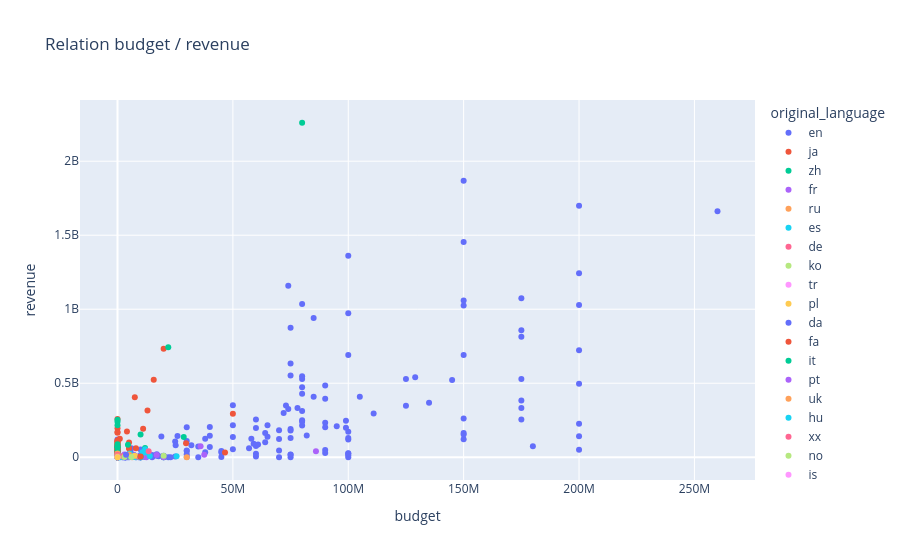

The cell this chart's notebook holds for it:
### Code cell
px.scatter(
    df,
    x='budget',
    y='revenue',
    color='original_language',
    hover_name='title',
    title='Relation budget / revenue'
)

### Figure 1 — Plotly figure (JSON) as saved in the notebook; plotly's stock layout.template omitted (floating-point values rounded to 4 significant figures; data arrays with more than 128 entries replaced by an {"elided": "..."} marker saying what was removed)
{"data": [{"hovertemplate": "<b>%{hovertext}</b><br><br>original_language=en<br>budget=%{x}<br>revenue=%{y}<extra></extra>", "hovertext": {"elided": "539 str values"}, "legendgroup": "en", "marker": {"color": "#636efa", "symbol": "circle"}, "mode": "markers", "name": "en", "orientation": "v", "showlegend": true, "type": "scatter", "x": {"elided": "539 int values"}, "xaxis": "x", "y": {"elided": "539 int values"}, "yaxis": "y"}, {"hovertemplate": "<b>%{hovertext}</b><br><br>original_language=ja<br>budget=%{x}<br>revenue=%{y}<extra></extra>", "hovertext": {"elided": "246 str values"}, "legendgroup": "ja", "marker": {"color": "#EF553B", "symbol": "circle"}, "mode": "markers", "name": "ja", "orientation": "v", "showlegend": true, "type": "scatter", "x": {"elided": "246 int values"}, "xaxis": "x", "y": {"elided": "246 int values"}, "yaxis": "y"}, {"hovertemplate": "<b>%{hovertext}</b><br><br>original_language=zh<br>budget=%{x}<br>revenue=%{y}<extra></extra>", "hovertext": ["Monkey King: Hero Is Back", "The Guardian Brothers", "10000 Years Later", "Big Fish & Begonia", "L.O.R.D: Legend of Ravaging Dynasties", "Throne of Elves", "Dahufa", "Flavors of Youth", "Cats", "Have a Nice Day", "Sister", "Ne Zha", "The Legend of Hei", "White Snake", "The King's Avatar: For the Glory", "Jiang Ziya", "New Gods: Nezha Reborn", "Green Snake", "The Monkey King: Reborn", "I Am What I Am", "New Gods: Yang Jian", "Run, Tiger Run!", "Chang'an", "Deep Sea", "Ne Zha 2", "The Legend of Hei 2", "Nobody"], "legendgroup": "zh", "marker": {"color": "#00cc96", "symbol": "circle"}, "mode": "markers", "name": "zh", "orientation": "v", "showlegend": true, "type": "scatter", "x": [10000000, 10000000, 0, 4531653, 0, 0, 0, 0, 0, 0, 0, 22000000, 0, 11936735, 0, 0, 0, 0, 20000000, 0, 0, 0, 0, 28700000, 80000000, 0, 0], "xaxis": "x", "y": [153000000, 0, 0, 84552250, 0, 3916195, 13006233, 496334, 16828814, 0, 0, 742718496, 48045728, 62098770, 11903801, 240656068, 70000000, 87212911, 0, 27620000, 70826303, 0, 252520750, 136090000, 2259822417, 67216848, 215367669], "yaxis": "y"}, {"hovertemplate": "<b>%{hovertext}</b><br><br>original_language=fr<br>budget=%{x}<br>revenue=%{y}<extra></extra>", "hovertext": ["Mune: Guardian of the Moon", "April and the Extraordinary World", "Animal Kingdom: Let's Go Ape", "Snowtime!", "Phantom Boy", "Long Way North", "The Red Turtle", "My Life as a Zucchini", "Dofus - Book I: Julith", "Louise by the Shore", "The Girl Without Hands", "Sahara", "The Big Bad Fox and Other Tales", "The Jungle Bunch", "Zombillénium", "Garden Party", "Asterix: The Secret of the Magic Potion", "White Fang", "MFKZ", "Dilili in Paris", "Pachamama", "Minuscule 2: Mandibles from Far Away", "Astro Kid", "I Lost My Body", "Curious George: Royal Monkey", "Funan", "Miraculous World: New York, United HeroeZ", "Spycies", "Josep", "Miraculous World: Shanghai - The Legend of Ladydragon", "Pil's Adventures", "The Summit of the Gods", "Around the World in 80 Days", "Little Nicholas: Happy as Can Be", "Miraculous: Ladybug & Cat Noir, The Movie", "Miraculous World: Paris, Tales of Shadybug and Claw Noir", "Mars Express", "Epic Tails", "No Dogs or Italians Allowed", "Chicken for Linda!", "Miraculous World: London, At the Edge of Time", "The Most Precious of Cargoes", "Arco", "Pets on a Train", "Little Amélie or the Character of Rain"], "legendgroup": "fr", "marker": {"color": "#ab63fa", "symbol": "circle"}, "mode": "markers", "name": "fr", "orientation": "v", "showlegend": true, "type": "scatter", "x": [17000000, 10000000, 37580800, 12500000, 0, 0, 0, 8000000, 8027100, 0, 0, 0, 3000000, 7300000, 0, 0, 36000000, 0, 0, 0, 0, 0, 5100000, 0, 0, 0, 0, 0, 0, 0, 0, 9850000, 20000000, 0, 86000000, 0, 7900000, 0, 0, 0, 0, 0, 10000000, 0, 11100000], "xaxis": "x", "y": [15730665, 0, 16294916, 0, 0, 0, 921974, 5873256, 624747, 0, 0, 8061843, 19030780, 12400000, 0, 0, 74488686, 0, 461724, 0, 0, 0, 3123088, 0, 0, 0, 0, 10000000, 0, 0, 6813652, 1756552, 0, 3813788, 40208268, 0, 1455713, 4834952, 1395922, 685093, 0, 4331717, 4570178, 13557300, 1530750], "yaxis": "y"}, {"hovertemplate": "<b>%{hovertext}</b><br><br>original_language=ru<br>budget=%{x}<br>revenue=%{y}<extra></extra>", "hovertext": ["Savva. Heart of the Warrior", "Three Heroes and Julius Caesar", "Sheep & Wolves", "The Snow Queen 3: Fire and Ice", "Kikoriki. Legend of the Golden Dragon", "The Fixies: Top Secret", "The Snow Queen: Mirror Lands", "Kikoriki. Deja Vu", "Sheep & Wolves: Pig Deal", "The Big Trip", "My Sweet Monster", "Secret Magic Control Agency", "Finnick", "Dolphin Boy", "Big Trip 2: Special Delivery", "Cats in the Museum"], "legendgroup": "ru", "marker": {"color": "#FFA15A", "symbol": "circle"}, "mode": "markers", "name": "ru", "orientation": "v", "showlegend": true, "type": "scatter", "x": [30000000, 0, 0, 0, 6300000, 6000000, 5125000, 0, 0, 0, 0, 0, 0, 4000000, 0, 0], "xaxis": "x", "y": [0, 13845029, 4190750, 24644317, 0, 8220990, 10063938, 0, 3393975, 7189283, 0, 0, 7523353, 2613252, 5534875, 8093685], "yaxis": "y"}, {"hovertemplate": "<b>%{hovertext}</b><br><br>original_language=es<br>budget=%{x}<br>revenue=%{y}<extra></extra>", "hovertext": ["Huevos: Little Rooster's Egg-Cellent Adventure", "Capture the Flag", "Birdboy: The Forgotten Children", "Top Cat Begins", "Ozzy", "The Legend of the Chupacabras", "Bear Story", "Tad, the Lost Explorer, and the Secret of King Midas", "Ana and Bruno", "Condorito: The Movie", "The Legend of the Black Charro", "The Wolf House", "Martians vs Mexicans", "Virus Tropical", "Salma's Big Wish", "Xico's Journey", "Turu, the Wacky Hen", "An Egg Rescue", "Las leyendas: El origen", "Dogtanian and the Three Muskehounds", "Tad the Lost Explorer and the Emerald Tablet", "Little Eggs: A Frozen Rescue", "Inspector Sun and the Curse of the Black Widow", "Unicorn Wars", "Eagle and Jaguar, The Legendary Warriors", "Robot Dreams", "Mummies", "La Leyenda de los Chaneques", "Dragonkeeper", "Aztec Batman: Clash of Empires", "Kayara", "I Am Frankelda"], "legendgroup": "es", "marker": {"color": "#19d3f3", "symbol": "circle"}, "mode": "markers", "name": "es", "orientation": "v", "showlegend": true, "type": "scatter", "x": [5300000, 14000000, 0, 8000000, 10000000, 1600000, 0, 10778400, 0, 0, 0, 245000, 900000, 0, 0, 0, 0, 6400000, 800000, 0, 11983950, 0, 0, 0, 0, 5300000, 12000000, 1100000, 25600000, 0, 8000000, 0], "xaxis": "x", "y": [26072723, 8306690, 0, 4668442, 0, 5100000, 0, 34156960, 976967, 0, 5300000, 0, 1180000, 0, 0, 0, 0, 4093345, 0, 0, 32800000, 0, 3644575, 28809, 0, 4656348, 53400000, 0, 6206231, 0, 0, 2709440], "yaxis": "y"}, {"hovertemplate": "<b>%{hovertext}</b><br><br>original_language=de<br>budget=%{x}<br>revenue=%{y}<extra></extra>", "hovertext": ["Robinson Crusoe", "A Stork's Journey", "Luis and the Aliens", "Latte and the Magic Waterstone", "Spy Cat", "A Piece of Cake", "Moonbound", "Grand Prix of Europe"], "legendgroup": "de", "marker": {"color": "#FF6692", "symbol": "circle"}, "mode": "markers", "name": "de", "orientation": "v", "showlegend": true, "type": "scatter", "x": [13500000, 0, 0, 0, 9000000, 0, 2000000, 0], "xaxis": "x", "y": [40075446, 14400000, 0, 4983582, 3882729, 623054, 6666618, 14929479], "yaxis": "y"}, {"hovertemplate": "<b>%{hovertext}</b><br><br>original_language=ko<br>budget=%{x}<br>revenue=%{y}<extra></extra>", "hovertext": ["Seoul Station", "Red Shoes and the Seven Dwarfs", "Dino King: Journey to Fire Mountain", "Beauty Water", "Larva Pendant", "Lost in Starlight"], "legendgroup": "ko", "marker": {"color": "#B6E880", "symbol": "circle"}, "mode": "markers", "name": "ko", "orientation": "v", "showlegend": true, "type": "scatter", "x": [0, 20000000, 0, 0, 0, 0], "xaxis": "x", "y": [2021735, 10054356, 0, 0, 0, 0], "yaxis": "y"}, {"hovertemplate": "<b>%{hovertext}</b><br><br>original_language=tr<br>budget=%{x}<br>revenue=%{y}<extra></extra>", "hovertext": ["Bad Cat", "King Shakir Recycle"], "legendgroup": "tr", "marker": {"color": "#FF97FF", "symbol": "circle"}, "mode": "markers", "name": "tr", "orientation": "v", "showlegend": true, "type": "scatter", "x": [0, 0], "xaxis": "x", "y": [1656516, 0], "yaxis": "y"}, {"hovertemplate": "<b>%{hovertext}</b><br><br>original_language=pl<br>budget=%{x}<br>revenue=%{y}<extra></extra>", "hovertext": ["Pussy", "The Peasants"], "legendgroup": "pl", "marker": {"color": "#FECB52", "symbol": "circle"}, "mode": "markers", "name": "pl", "orientation": "v", "showlegend": true, "type": "scatter", "x": [0, 7475000], "xaxis": "x", "y": [0, 10064347], "yaxis": "y"}, {"hovertemplate": "<b>%{hovertext}</b><br><br>original_language=da<br>budget=%{x}<br>revenue=%{y}<extra></extra>", "hovertext": ["The Incredible Story of the Giant Pear", "Checkered Ninja", "Dreambuilders", "Flee", "Checkered Ninja 2"], "legendgroup": "da", "marker": {"color": "#636efa", "symbol": "circle"}, "mode": "markers", "name": "da", "orientation": "v", "showlegend": true, "type": "scatter", "x": [0, 0, 0, 3400000, 0], "xaxis": "x", "y": [0, 0, 0, 712229, 0], "yaxis": "y"}, {"hovertemplate": "<b>%{hovertext}</b><br><br>original_language=fa<br>budget=%{x}<br>revenue=%{y}<extra></extra>", "hovertext": ["Tehran Taboo"], "legendgroup": "fa", "marker": {"color": "#EF553B", "symbol": "circle"}, "mode": "markers", "name": "fa", "orientation": "v", "showlegend": true, "type": "scatter", "x": [0], "xaxis": "x", "y": [349886], "yaxis": "y"}, {"hovertemplate": "<b>%{hovertext}</b><br><br>original_language=it<br>budget=%{x}<br>revenue=%{y}<extra></extra>", "hovertext": ["Cinderella the Cat", "Leo Da Vinci: Mission Mona Lisa"], "legendgroup": "it", "marker": {"color": "#00cc96", "symbol": "circle"}, "mode": "markers", "name": "it", "orientation": "v", "showlegend": true, "type": "scatter", "x": [0, 10000000], "xaxis": "x", "y": [0, 2635349], "yaxis": "y"}, {"hovertemplate": "<b>%{hovertext}</b><br><br>original_language=pt<br>budget=%{x}<br>revenue=%{y}<extra></extra>", "hovertext": ["Lino", "My Grandfather's Demons", "Ice Merchants", "Noah's Ark"], "legendgroup": "pt", "marker": {"color": "#ab63fa", "symbol": "circle"}, "mode": "markers", "name": "pt", "orientation": "v", "showlegend": true, "type": "scatter", "x": [0, 0, 0, 0], "xaxis": "x", "y": [0, 0, 0, 2162345], "yaxis": "y"}, {"hovertemplate": "<b>%{hovertext}</b><br><br>original_language=uk<br>budget=%{x}<br>revenue=%{y}<extra></extra>", "hovertext": ["The Stolen Princess", "Mavka: The Forest Song"], "legendgroup": "uk", "marker": {"color": "#FFA15A", "symbol": "circle"}, "mode": "markers", "name": "uk", "orientation": "v", "showlegend": true, "type": "scatter", "x": [0, 5000000], "xaxis": "x", "y": [6914017, 17974964], "yaxis": "y"}, {"hovertemplate": "<b>%{hovertext}</b><br><br>original_language=hu<br>budget=%{x}<br>revenue=%{y}<extra></extra>", "hovertext": ["Ruben Brandt, Collector"], "legendgroup": "hu", "marker": {"color": "#19d3f3", "symbol": "circle"}, "mode": "markers", "name": "hu", "orientation": "v", "showlegend": true, "type": "scatter", "x": [0], "xaxis": "x", "y": [218184], "yaxis": "y"}, {"hovertemplate": "<b>%{hovertext}</b><br><br>original_language=xx<br>budget=%{x}<br>revenue=%{y}<extra></extra>", "hovertext": ["One Small Step"], "legendgroup": "xx", "marker": {"color": "#FF6692", "symbol": "circle"}, "mode": "markers", "name": "xx", "orientation": "v", "showlegend": true, "type": "scatter", "x": [0], "xaxis": "x", "y": [0], "yaxis": "y"}, {"hovertemplate": "<b>%{hovertext}</b><br><br>original_language=no<br>budget=%{x}<br>revenue=%{y}<extra></extra>", "hovertext": ["Ella Bella Bingo", "Spermageddon", "The Remarkable Life of Ibelin"], "legendgroup": "no", "marker": {"color": "#B6E880", "symbol": "circle"}, "mode": "markers", "name": "no", "orientation": "v", "showlegend": true, "type": "scatter", "x": [6000000, 3000000, 0], "xaxis": "x", "y": [1339784, 1333332, 0], "yaxis": "y"}, {"hovertemplate": "<b>%{hovertext}</b><br><br>original_language=is<br>budget=%{x}<br>revenue=%{y}<extra></extra>", "hovertext": ["Yes-People"], "legendgroup": "is", "marker": {"color": "#FF97FF", "symbol": "circle"}, "mode": "markers", "name": "is", "orientation": "v", "showlegend": true, "type": "scatter", "x": [0], "xaxis": "x", "y": [0], "yaxis": "y"}, {"hovertemplate": "<b>%{hovertext}</b><br><br>original_language=th<br>budget=%{x}<br>revenue=%{y}<extra></extra>", "hovertext": ["Mantra Warrior: The Legend of The Eight Moons"], "legendgroup": "th", "marker": {"color": "#FECB52", "symbol": "circle"}, "mode": "markers", "name": "th", "orientation": "v", "showlegend": true, "type": "scatter", "x": [0], "xaxis": "x", "y": [0], "yaxis": "y"}, {"hovertemplate": "<b>%{hovertext}</b><br><br>original_language=lv<br>budget=%{x}<br>revenue=%{y}<extra></extra>", "hovertext": ["Flow"], "legendgroup": "lv", "marker": {"color": "#636efa", "symbol": "circle"}, "mode": "markers", "name": "lv", "orientation": "v", "showlegend": true, "type": "scatter", "x": [3700000], "xaxis": "x", "y": [17660107], "yaxis": "y"}, {"hovertemplate": "<b>%{hovertext}</b><br><br>original_language=nl<br>budget=%{x}<br>revenue=%{y}<extra></extra>", "hovertext": ["Panda Bear in Africa"], "legendgroup": "nl", "marker": {"color": "#EF553B", "symbol": "circle"}, "mode": "markers", "name": "nl", "orientation": "v", "showlegend": true, "type": "scatter", "x": [10000000], "xaxis": "x", "y": [5514627], "yaxis": "y"}], "layout": {"legend": {"title": {"text": "original_language"}, "tracegroupgap": 0}, "title": {"text": "Relation budget / revenue"}, "xaxis": {"anchor": "y", "domain": [0, 1], "title": {"text": "budget"}}, "yaxis": {"anchor": "x", "domain": [0, 1], "title": {"text": "revenue"}}}}
